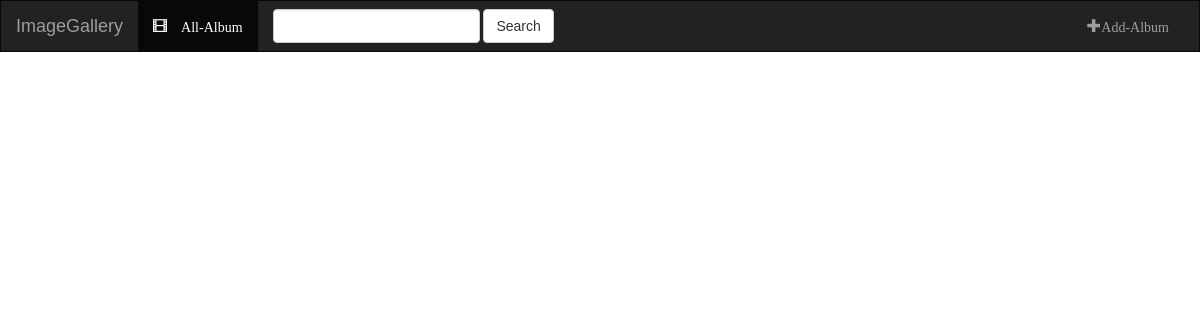
The app's page /, older data.
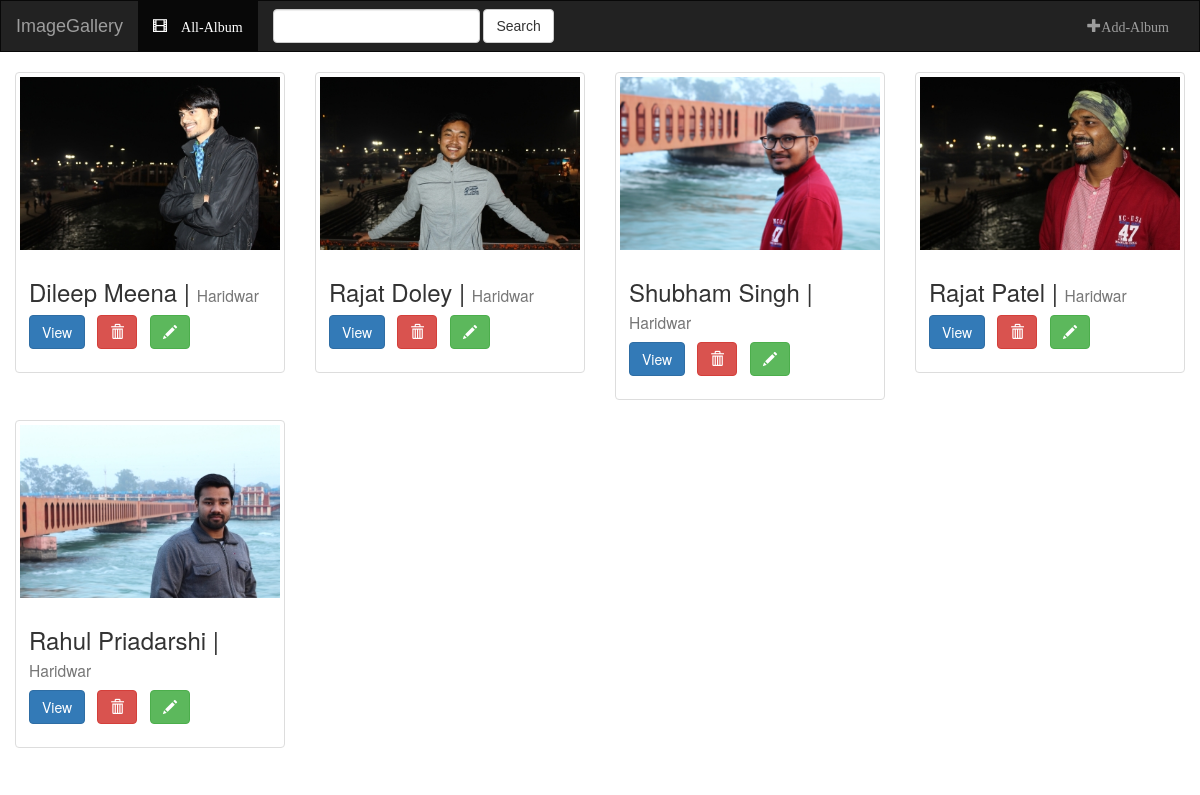
The same page, newer data.
### DileepImage/models.py (models this page shows, shortened)
class AlbumModel(models.Model):
    first_name   = models.CharField(max_length=200)
    last_name    = models.CharField(max_length=200)
    location     = models.CharField(max_length=200)
    banner       = models.ImageField(upload_to=bannerloc,null=True,blank=True,height_field="height_field",width_field="width_field")
    height_field = models.IntegerField(default=0)
    width_field  = models.IntegerField(default=0)
    timestamp    = models.DateTimeField(auto_now_add=True,auto_now=False)
    update       = models.DateTimeField(auto_now=True,auto_now_add=False)

### DileepImage/views.py (the view)
# urls.py: url(r'^$',views.allalbum,name='index'),
def allalbum(request):
        context= {"object_list":AlbumModel.objects.all()}
        return render(request,"DileepImage/albummodel_list.html",context)

### DileepImage/templates/DileepImage/albummodel_list.html
{% extends 'DileepImage/base.html' %}
{% block body%}
	<div class="albums-container container-fluid">
    <div class="row">
			{% for obj in object_list %}
		   <div class="col-sm-3 col-md-3 col-lg-3">
		    <div class="thumbnail"><a href="{%url 'DileepImage:album_detail' obj.id%}">
				<img src="{{obj.banner.url}}" class="img-responsive"></a>
		      <div class="caption">
		        <h3>{{obj.first_name}}&nbsp;{{obj.last_name}}&nbsp;| <small>{{ obj.location }}</small></h3>
				  <p><a href="{%url 'DileepImage:album_detail' obj.id%}" class="btn btn-primary" role="button">View</a>
				  &nbsp; <a href="{%url 'DileepImage:del_album' obj.id%}" class="btn btn-default btn-danger">
                                    <span class="glyphicon glyphicon-trash"></span>
						  <a href="{%url 'DileepImage:edt_album' obj.id %}" class="btn btn-default btn-success" style="margin-left:13px;">
                                    <span class="glyphicon glyphicon-pencil"></span>
                          </a>
                                </a></p>
		      </div>
		    </div>
		  </div>
            {% cycle '' '' '' '<div class="clearfix visible-lg"></div>' %}
            {%endfor%}
    </div>
    </div>
{%endblock%}

### DileepImage/templates/DileepImage/base.html (shortened to what this page needs)
<!DOCTYPE html>
<html lang="en">
<head>
    {% load static %}
    <link rel="stylesheet" href="https://maxcdn.bootstrapcdn.com/bootstrap/3.3.7/css/bootstrap.min.css">
    <link rel="stylesheet" type="text/css" href="{% static 'DileepImage/style.css' %}" />
</head>
<body>
<nav class="navbar navbar-inverse " style='border-radius:0px'>
    <div class="container-fluid">
    <div class="navbar-header">
        <a href="{% url 'DileepImage:index' %}" class="navbar-brand"> ImageGallery</a>
    </div>
        <div class="collapse navbar-collapse" id="topbar">
            <ul class="nav navbar-nav">
                <li class="active">
                    <a href="{% url 'DileepImage:index' %}">
                        <span class="glyphicon glyphicon-film" aria-hidden="true">
                            All-Album
                        </span>
                    </a>
                </li>
            </ul>
            <form class="navbar-form navbar-left" role="search" method="get" action="#">
                <div class="form-group">
                    <input type="search" class="form-control" name="q" value="">
                </div>
                <div class="form-group">
                    <button type="submit" class="btn btn-default">Search</button>
                </div>
            </form>
             <ul class="nav navbar-nav navbar-right">
                <li class="">
                   <a href="{% url 'DileepImage:add_album' %}"><span class="glyphicon glyphicon-plus" aria-hidden="true">Add-Album</span></a>
                </li>
            </ul>
        </div>
    </div>
</nav>
{% block body %}
{% endblock %}
</body>
</html>

### DileepImage/static/DileepImage/style.css (style rules this page uses)
.navbar { border-radius:0 !important; font-family:arial; }

Row changes from the older to the newer data that the page shows:
added AlbumModel: banner (picture), first_name "Dileep", last_name "Meena", location "Haridwar"
added AlbumModel: banner (picture), first_name "Rajat", last_name "Doley", location "Haridwar"
added AlbumModel: banner (picture), first_name "Shubham", last_name "Singh", location "Haridwar"
added AlbumModel: banner (picture), first_name "Rajat", last_name "Patel", location "Haridwar"
added AlbumModel: banner (picture), first_name "Rahul", last_name "Priadarshi", location "Haridwar"
